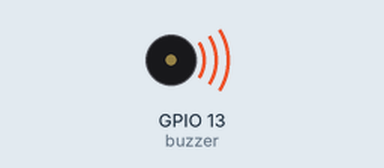
Simulated run of this sketch. Board: ESP32. Parts: buzzer (waves = sounding).

Above: at 0.1 s.
At 3.6 s:
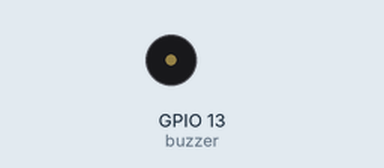
Timing chart, 0 to 5.1 s (numbered marks = the images above):
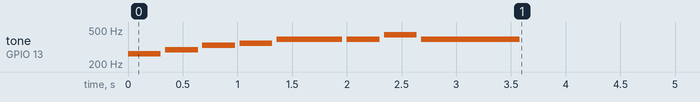

The sketch:

Melody.ino
```cpp
// لحن على البازر — المحور ٥
// البازر السلبي ← GPIO13
int buzzer = 13;
int notes[] = {262, 294, 330, 349, 392, 392, 440, 392};   // دو ري مي فا صول صول لا صول
int beats[] = {300, 300, 300, 300, 600, 300, 300, 900};

void setup() {
  ledcAttach(buzzer, 2000, 8);
  for (int i = 0; i < 8; i++) {
    ledcWriteTone(buzzer, notes[i]);
    delay(beats[i]);
    ledcWriteTone(buzzer, 0);
    delay(40);                       // فاصل صغير بين النغمات
  }
}

void loop() {}
```
